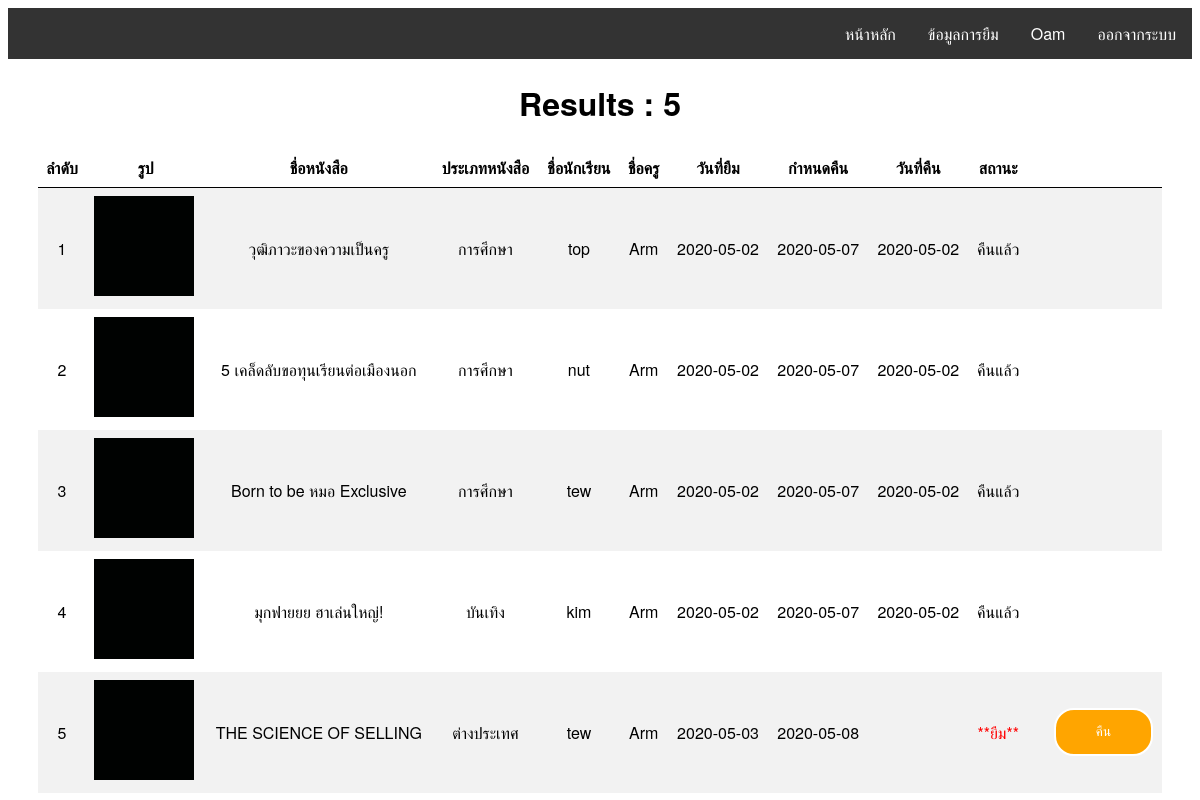
/check.php (signed in), run on the app's committed database.
### tables this page shows
CREATE TABLE `teacher` (
  `t_id` int(11) NOT NULL,
  `t_name` varchar(255) NOT NULL,
  `t_phone` varchar(255) NOT NULL,
  `user` varchar(255) NOT NULL,
  `pass` varchar(255) NOT NULL
);

CREATE TABLE `borrow` (
  `br_id` int(11) NOT NULL,
  `b_id` varchar(255) NOT NULL,
  `stu_id` varchar(255) NOT NULL,
  `t_id` varchar(255) NOT NULL,
  `br_date_bf` date NOT NULL,
  `br_date_send` date NOT NULL,
  `br_date_af` date NOT NULL,
  `br_status` varchar(255) NOT NULL
);

CREATE TABLE `book` (
  `b_id` int(11) NOT NULL,
  `b_name` varchar(255) NOT NULL,
  `b_au` varchar(255) NOT NULL,
  `b_cate` int(11) NOT NULL,
  `b_status` varchar(255) NOT NULL,
  `b_img` text NOT NULL
);

CREATE TABLE `category` (
  `c_id` int(11) NOT NULL,
  `b_cate` varchar(255) NOT NULL,
  `c_name` varchar(255) NOT NULL
);

CREATE TABLE `student` (
  `stu_id` int(11) NOT NULL,
  `stu_name` varchar(255) NOT NULL,
  `stu_grade` varchar(255) NOT NULL
);

### check.php (the view, shortened to what this page needs)
<?php
    include "conn.php";
    $sql = "SELECT b_name, b.b_cate, c.b_cate, b_img, br_status, stu_name, br_date_bf, b.b_id, c_name, br_date_send, br_date_af, br_id, t_name FROM `borrow` br, book b, student s, teacher t, category c WHERE br.b_id = b.b_id AND br.stu_id = s.stu_id AND br.t_id = t.t_id AND b.b_cate = c.b_cate";
    $query = $conn -> query($sql);
    $row = $query -> num_rows;
?>
<!DOCTYPE html>
<html>
<head>
    <link rel="stylesheet" href="css.css">
</head>
<body>
    <?php include "navbar.php";?>
    <div align="center"><h1>Results : <?php echo $row; ?></h1></div>
    <div align="center">
    <table>
            <tr>
                <th>ลำดับ</th>
                <th>รูป</th>
                <th>ชื่อหนังสือ</th>
                <th>ประเภทหนังสือ</th>
                <th>ชื่อนักเรียน</th>
                <th>ชื่อครู</th>
                <th>วันที่ยืม</th>
                <th>กำหนดคืน</th>
                <th>วันที่คืน</th>
                <th>สถานะ</th>
                <th></th>
                <th></th>
            </tr>
        <?php
            while($show = $query -> fetch_array()){
        ?>
            <tr class="tr" style="padding:200px;">
                <td align="center"><?php echo $show["br_id"]; ?></td>
                <td style="margin:20px;">
                    <img src='img/<?php echo $show["b_img"]; ?>' width="100" height="100">
                </td>
                <td align="center"><?php echo $show["b_name"]; ?></td>
                <td align="center"><?php echo $show["c_name"]; ?></td>
                <td align="center"><?php echo $show["stu_name"]; ?></td>
                <td align="center"><?php echo $show["t_name"]; ?></td>
                <td align="center"><?php echo $show["br_date_bf"]; ?></td>
                <td align="center"><?php echo $show["br_date_send"]; ?></td>
                <?php
                    if($show["br_date_af"] == "0000-00-00"){?>
                        <td></td>
                        <td style='color:red;' align="center">**ยืม**<td>
                        <td><input type='button' name='submit' value="คืน" onclick='window.location="return.php?id=<?php echo $show["b_id"]; ?>"'></td>
                <?php }else{ ?>
                            <td align="center"><?php echo $show["br_date_af"]; ?></td>
                            <td align="center">คืนแล้ว</td>
                            <td></td>
                            <td></td>
                <?php } ?>
            </tr>
        <?php } ?>
    </table>
    </div>
</body>
</html>

### navbar.php (shortened to what this page needs)
<div class="navbar">
    <ul>
        <?php
            if($_SESSION["t_id"] == null){
                echo "<li><a href='login.php'>เข้าสู่ระบบ</a></li>";
            }else{
                include "conn.php";
                $navbar = "SELECT * FROM `teacher` WHERE '".$_SESSION["t_id"]."' = t_id";
                $navbar_query = $conn -> query($navbar);
                $show_navbar = $navbar_query-> fetch_array();
                echo "<li><a href='javascript:Exit();'>ออกจากระบบ</a></li>";
                echo "<li><a href='edit_profile.php'>". $show_navbar["t_name"] ."</a></li>";
                echo "<li><a href='check.php'>ข้อมูลการยืม</a></li>";
            }
        ?>
        <li><a href="index.php">หน้าหลัก</a></li>
    </ul>
</div>

### css.css (style rules this page uses)
.navbar ul { list-style-type: none; margin: 0; padding: 0; overflow: hidden; background-color: #333; }
.navbar { margin-bottom: 10px; }
.navbar li { float: right; }
.navbar li a { display: block; color: white; text-align: center; padding: 14px 16px; text-decoration: none; }
body { font-family: "Helvetica Neue", Helvetica, Arial, sans-serif; }
table { border-collapse: collapse; width:95%; }
th, td { padding:8px; }
th { border-bottom: 1px solid black; }
tr:nth-child(even) { background-color: #f2f2f2; }
.tr input[type="button"] { border:0; background: orange; display:block; margin:20px auto; text-align: center; border: 2px solid; padding:14px 40px; outline:none; color:white; border-radius: 20px; transition: 0.25s; cursor: pointer; }

### data on the page
teacher: t_name "Oam"
borrow: br_id "1", b.b_img (picture), b.b_name "วุฒิภาวะของความเป็นครู", category.c_name "การศึกษา", stu.stu_name "top", t.t_name "Arm", br_date_bf "2020-05-02", br_date_send "2020-05-07", br_date_af "2020-05-02"
borrow: br_id "2", b.b_img (picture), b.b_name "5 เคล็ดลับขอทุนเรียนต่อเมืองนอก", category.c_name "การศึกษา", stu.stu_name "nut", t.t_name "Arm", br_date_bf "2020-05-02", br_date_send "2020-05-07", br_date_af "2020-05-02"
borrow: br_id "3", b.b_img (picture), b.b_name "Born to be หมอ Exclusive", category.c_name "การศึกษา", stu.stu_name "tew", t.t_name "Arm", br_date_bf "2020-05-02", br_date_send "2020-05-07", br_date_af "2020-05-02"
borrow: br_id "4", b.b_img (picture), b.b_name "มุกฟายยย ฮาเล่นใหญ่!", category.c_name "บันเทิง", stu.stu_name "kim", t.t_name "Arm", br_date_bf "2020-05-02", br_date_send "2020-05-07", br_date_af "2020-05-02"
borrow: br_id "5", b.b_img (picture), b.b_name "THE SCIENCE OF SELLING", category.c_name "ต่างประเทศ", stu.stu_name "tew", t.t_name "Arm", br_date_bf "2020-05-03", br_date_send "2020-05-08"

### other printed values
$row "5"
